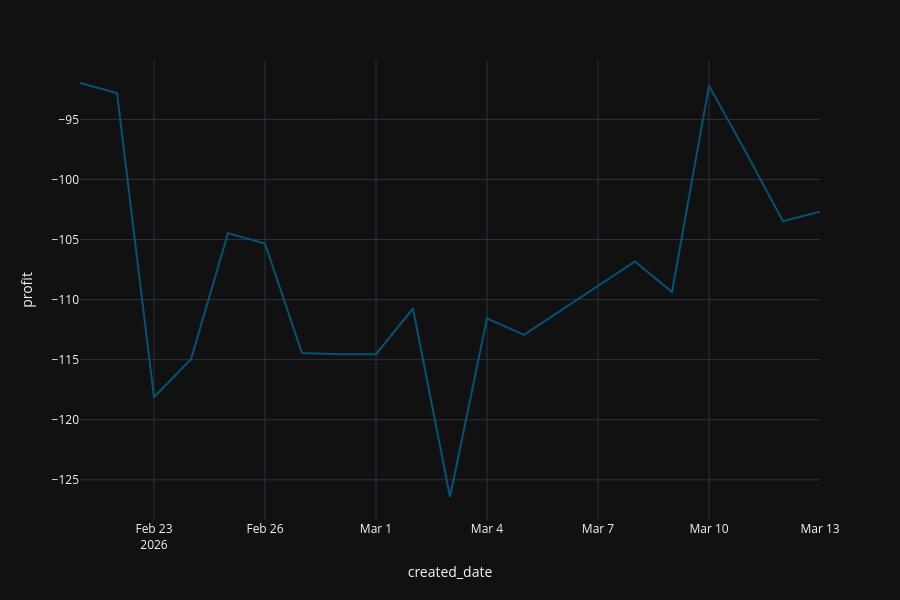

The notebook cell this image was saved under:
### Code cell
fig = px.line(
  df_sharpe_loss,
  x="created_date",
  y="profit",
)


fig.show()

### Figure 1 — Plotly figure (JSON) as saved in the notebook; plotly's stock layout.template omitted (floating-point values rounded to 4 significant figures)
{"data": [{"hovertemplate": "created_date=%{x}<br>profit=%{y}<extra></extra>", "legendgroup": "", "line": {"color": "rgb(4, 82, 117)", "dash": "solid"}, "marker": {"symbol": "circle"}, "mode": "lines", "name": "", "orientation": "v", "showlegend": false, "type": "scatter", "x": ["2026-02-21", "2026-02-22", "2026-02-23", "2026-02-24", "2026-02-25", "2026-02-26", "2026-02-27", "2026-02-28", "2026-03-01", "2026-03-02", "2026-03-03", "2026-03-04", "2026-03-05", "2026-03-06", "2026-03-08", "2026-03-09", "2026-03-10", "2026-03-11", "2026-03-12", "2026-03-13"], "xaxis": "x", "y": [-91.97, -92.8, -118.1, -115.0, -104.5, -105.3, -114.4, -114.5, -114.5, -110.7, -126.4, -111.6, -112.9, -110.9, -106.8, -109.4, -92.19, -97.75, -103.5, -102.7], "yaxis": "y"}], "layout": {"height": 600, "legend": {"tracegroupgap": 0}, "margin": {"t": 60}, "xaxis": {"anchor": "y", "domain": [0, 1], "title": {"text": "created_date"}}, "yaxis": {"anchor": "x", "domain": [0, 1], "title": {"text": "profit"}}}}
